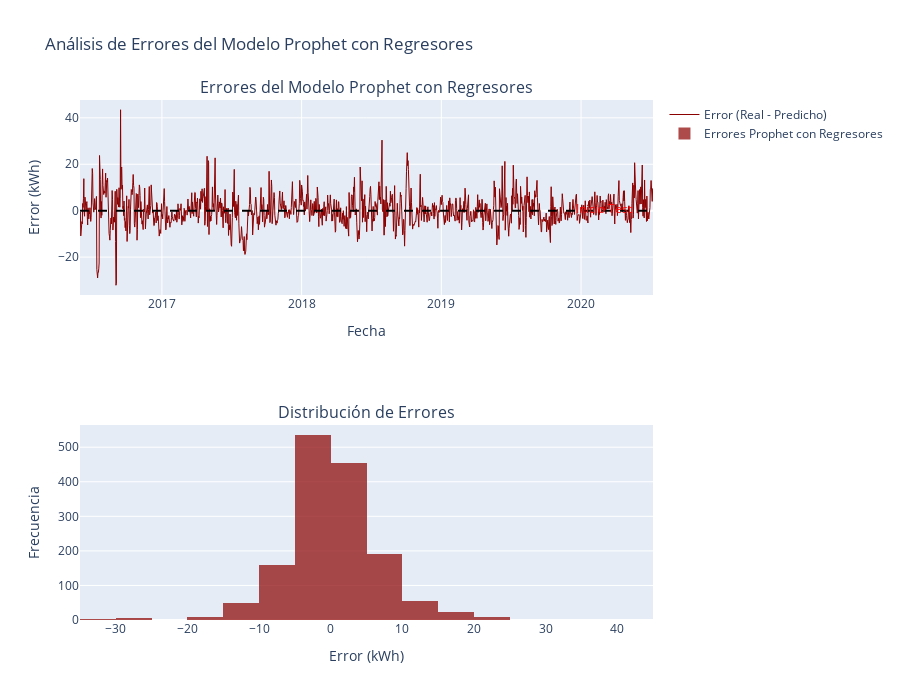

The cell this chart's notebook holds for it:
### Markdown cell above
**Respuesta:**

### Code cell
# 0. Cargar y seleccionar variables exógenas del archivo datos_frink.csv
print(" 0. Carga y selección de variables exógenas ")

# Cargar datos climáticos del Profesor Frink
df_frink = pd.read_csv('datos_frink.csv')

print(f"Datos climáticos cargados:")
print(f"Forma: {df_frink.shape}")
print(f"Columnas: {list(df_frink.columns)}")

# Convertir columna date a datetime
df_frink['date'] = pd.to_datetime(df_frink['date'])

print(f"\nRango temporal datos Frink: {df_frink['date'].min()} a {df_frink['date'].max()}")
print(f"Primeras 3 filas:")
print(df_frink.head(3))

# Seleccionar variables exógenas relevantes para consumo energético
# Seleccionaremos variables promedio que típicamente influyen en el consumo energético:
# - Temperatura (influye en calefacción/refrigeración)
# - Humedad (puede afectar sensación térmica)
# - Presión atmosférica (puede correlacionar con condiciones climáticas)
exogenous_vars = ['Temp_avg', 'Hum_avg', 'Press_avg']

print(f"\nVariables exógenas seleccionadas: {exogenous_vars}")


# Preparar dataset con variables exógenas
df_frink_selected = df_frink[['date'] + exogenous_vars].copy()

print(f"\nEstadísticas de variables exógenas:")
print(df_frink_selected[exogenous_vars].describe())

# Verificar si hay valores nulos
print(f"\nValores nulos por variable:")
print(df_frink_selected.isnull().sum())

# Añadir variables exógenas a conjuntos de entrenamiento y prueba mediante merge
print("\n Merge con conjuntos de entrenamiento y prueba ")

# Crear copias de los datos Prophet con las variables exógenas
train_prophet_reg = train_prophet.merge(df_frink_selected, left_on='ds', right_on='date', how='left')
test_prophet_reg = test_prophet.merge(df_frink_selected, left_on='ds', right_on='date', how='left')

# Eliminar columna date duplicada
train_prophet_reg = train_prophet_reg.drop('date', axis=1)
test_prophet_reg = test_prophet_reg.drop('date', axis=1)

print(f"Train con regresores - Forma: {train_prophet_reg.shape}")
print(f"Test con regresores - Forma: {test_prophet_reg.shape}")
print(f"Columnas: {list(train_prophet_reg.columns)}")

# Verificar merge exitoso
print(f"\nValores nulos después del merge:")
print(f"Train: {train_prophet_reg.isnull().sum()}")
print(f"Test: {test_prophet_reg.isnull().sum()}")

print(f"\nPrimeras 3 filas del conjunto de entrenamiento con regresores:")
print(train_prophet_reg.head(3))

# 1. Crear modelo Prophet con regresores
print("\n 1. Creación y entrenamiento del modelo Prophet con regresores ")

# Crear modelo Prophet
model_prophet_reg = Prophet()

# Añadir regresores al modelo
for var in exogenous_vars:
    model_prophet_reg.add_regressor(var)
    print(f"Regresor añadido: {var}")

print(f"\nModelo Prophet con {len(exogenous_vars)} regresores creado")

# Entrenar el modelo con datos de entrenamiento incluyendo regresores
print("Entrenando modelo Prophet con regresores...")
model_prophet_reg.fit(train_prophet_reg)
print("Modelo Prophet con regresores entrenado exitosamente")

# Preparar dataframe futuro para predicciones con regresores
periods_to_forecast_reg = len(test_prophet_reg)
future_reg = model_prophet_reg.make_future_dataframe(periods=periods_to_forecast_reg)

# Añadir regresores al dataframe futuro
# Combinar regresores de train y test
regresores_completos = pd.concat([
    train_prophet_reg[exogenous_vars], 
    test_prophet_reg[exogenous_vars]
], ignore_index=True)

# Añadir regresores al future dataframe
for var in exogenous_vars:
    future_reg[var] = regresores_completos[var].values

print(f"\nDataFrame futuro con regresores:")
print(f"Forma: {future_reg.shape}")
print(f"Columnas: {list(future_reg.columns)}")

# Realizar predicciones
print("Realizando predicciones con regresores...")
forecast_reg = model_prophet_reg.predict(future_reg)
print("Predicciones con regresores completadas")

# 2. Gráficos de predicciones y componentes
print("\n 2. Visualización de predicciones y componentes ")

# Gráfico de predicciones usando Prophet
fig1_reg = model_prophet_reg.plot(forecast_reg)
fig1_reg.suptitle('Predicciones Prophet con Regresores - Consumo de Energía de Homero', 
                  fontsize=14, fontweight='bold')
plt.xlabel('Fecha')
plt.ylabel('Consumo de Energía (kWh)')
plt.tight_layout()
plt.show()

# Gráfico de componentes usando Prophet
fig2_reg = model_prophet_reg.plot_components(forecast_reg)
fig2_reg.suptitle('Componentes del Modelo Prophet con Regresores', fontsize=14, fontweight='bold')
plt.tight_layout()
plt.show()

# 3. Calcular MAE
print("\n 3. Cálculo del Mean Absolute Error (MAE) ")

# Separar predicciones para train y test
forecast_reg_train = forecast_reg.iloc[:len(train_prophet_reg)]
forecast_reg_test = forecast_reg.iloc[len(train_prophet_reg):]

# Calcular MAE para entrenamiento y prueba
mae_prophet_reg_train = mean_absolute_error(train_prophet_reg['y'], forecast_reg_train['yhat'])
mae_prophet_reg_test = mean_absolute_error(test_prophet_reg['y'], forecast_reg_test['yhat'])

print(f"MAE Entrenamiento (Prophet con regresores): {mae_prophet_reg_train:.4f} kWh")
print(f"MAE Prueba (Prophet con regresores): {mae_prophet_reg_test:.4f} kWh")

# Comparación con modelo Prophet sin regresores
print(f"\nComparación con modelo Prophet sin regresores:")
print(f"Modelo                    | MAE Train | MAE Test  | Mejora")
print(f"Prophet sin regresores    | {mae_prophet_train:.4f}   | {mae_prophet_test:.4f}   | Baseline")
print(f"Prophet con regresores    | {mae_prophet_reg_train:.4f}   | {mae_prophet_reg_test:.4f}   | {((mae_prophet_test - mae_prophet_reg_test) / mae_prophet_test * 100):5.2f}%")

# Mejora vs otros modelos
if 'mae_trend_train' in locals():
    mejora_reg_vs_tendencia = ((mae_trend_test - mae_prophet_reg_test) / mae_trend_test * 100)
    mejora_reg_vs_estacional = ((mae_seasonal_test - mae_prophet_reg_test) / mae_seasonal_test * 100)
    
    print(f"\nComparación con modelos anteriores:")
    print(f"Mejora vs Tendencia: {mejora_reg_vs_tendencia:.2f}%")
    print(f"Mejora vs Estacional: {mejora_reg_vs_estacional:.2f}%")

# Análisis de coeficientes de regresores
print(f"\nAnálisis de regresores:")
for var in exogenous_vars:
    # Los coeficientes se pueden encontrar en el objeto modelo
    print(f"Regresor {var} añadido al modelo")

# 4. Análisis de errores con regresores
print("\n 4. Análisis de errores del modelo Prophet con regresores ")

# Calcular errores
y_real_full_reg = pd.concat([train_prophet_reg['y'], test_prophet_reg['y']], ignore_index=True)
error_prophet_reg_full = y_real_full_reg - forecast_reg['yhat']
error_prophet_reg_train = train_prophet_reg['y'].values - forecast_reg_train['yhat'].values
error_prophet_reg_test = test_prophet_reg['y'].values - forecast_reg_test['yhat'].values

print(f"Estadísticas de errores del modelo Prophet con regresores:")
print(f"Error medio entrenamiento: {np.mean(error_prophet_reg_train):.4f} kWh")
print(f"Error medio prueba: {np.mean(error_prophet_reg_test):.4f} kWh")
print(f"Desviación estándar error entrenamiento: {np.std(error_prophet_reg_train):.4f} kWh")
print(f"Desviación estándar error prueba: {np.std(error_prophet_reg_test):.4f} kWh")

# Comparación de variabilidad de errores
print(f"\nComparación de variabilidad de errores:")
print(f"Reducción en std de error vs Prophet sin regresores:")
print(f"  Entrenamiento: {((np.std(error_prophet_train) - np.std(error_prophet_reg_train)) / np.std(error_prophet_train) * 100):.2f}%")
print(f"  Prueba: {((np.std(error_prophet_test) - np.std(error_prophet_reg_test)) / np.std(error_prophet_test) * 100):.2f}%")

# Gráfico de errores usando plotly
dates_complete_reg = pd.concat([train_prophet_reg['ds'], test_prophet_reg['ds']], ignore_index=True)

fig_error_reg = make_subplots(rows=2, cols=1, 
                             subplot_titles=['Errores del Modelo Prophet con Regresores', 
                                           'Distribución de Errores'])

# Gráfico de errores en el tiempo
fig_error_reg.add_trace(
    go.Scatter(x=dates_complete_reg, 
               y=error_prophet_reg_full,
               mode='lines',
               name='Error (Real - Predicho)',
               line=dict(color='darkred', width=1)),
    row=1, col=1
)

# Línea de error cero
fig_error_reg.add_hline(y=0, line_dash="dash", line_color="black", row=1, col=1)

# Línea divisoria entre train y test
test_start_date = '2020-03-01'
fig_error_reg.add_shape(
    type="line",
    x0=test_start_date, y0=0,
    x1=test_start_date, y1=1,
    yref="paper",
    line=dict(color="red", width=2, dash="dash"),
    row=1, col=1
)

fig_error_reg.add_annotation(
    x=test_start_date,
    y=0.9,
    yref="paper",
    text="Inicio Test",
    showarrow=False,
    font=dict(color="red"),
    row=1, col=1
)

# Histograma de errores
fig_error_reg.add_trace(
    go.Histogram(x=error_prophet_reg_full, 
                 name='Errores Prophet con Regresores',
                 nbinsx=30,
                 marker_color='darkred',
                 opacity=0.7),
    row=2, col=1
)

fig_error_reg.update_layout(
    title='Análisis de Errores del Modelo Prophet con Regresores',
    height=700,
    showlegend=True
)

fig_error_reg.update_xaxes(title_text="Fecha", row=1, col=1)
fig_error_reg.update_yaxes(title_text="Error (kWh)", row=1, col=1)
fig_error_reg.update_xaxes(title_text="Error (kWh)", row=2, col=1)
fig_error_reg.update_yaxes(title_text="Frecuencia", row=2, col=1)

fig_error_reg.show()

### Figure 1 — Plotly figure (JSON) as saved in the notebook; plotly's stock layout.template omitted (floating-point values rounded to 4 significant figures; data arrays with more than 128 entries replaced by an {"elided": "..."} marker saying what was removed)
{"data": [{"line": {"color": "darkred", "width": 1}, "mode": "lines", "name": "Error (Real - Predicho)", "type": "scatter", "x": {"elided": "1498 str values"}, "xaxis": "x", "y": {"elided": "1498 float values"}, "yaxis": "y"}, {"marker": {"color": "darkred"}, "name": "Errores Prophet con Regresores", "nbinsx": 30, "opacity": 0.7, "type": "histogram", "x": {"elided": "1498 float values"}, "xaxis": "x2", "yaxis": "y2"}], "layout": {"annotations": [{"font": {"size": 16}, "showarrow": false, "text": "Errores del Modelo Prophet con Regresores", "x": 0.5, "xanchor": "center", "xref": "paper", "y": 1, "yanchor": "bottom", "yref": "paper"}, {"font": {"size": 16}, "showarrow": false, "text": "Distribución de Errores", "x": 0.5, "xanchor": "center", "xref": "paper", "y": 0.375, "yanchor": "bottom", "yref": "paper"}, {"font": {"color": "red"}, "showarrow": false, "text": "Inicio Test", "x": "2020-03-01", "xref": "x", "y": 0.9, "yref": "y"}], "height": 700, "shapes": [{"line": {"color": "black", "dash": "dash"}, "type": "line", "x0": 0, "x1": 1, "xref": "x domain", "y0": 0, "y1": 0, "yref": "y"}, {"line": {"color": "red", "dash": "dash", "width": 2}, "type": "line", "x0": "2020-03-01", "x1": "2020-03-01", "xref": "x", "y0": 0, "y1": 1, "yref": "y"}], "showlegend": true, "title": {"text": "Análisis de Errores del Modelo Prophet con Regresores"}, "xaxis": {"anchor": "y", "domain": [0, 1], "title": {"text": "Fecha"}}, "xaxis2": {"anchor": "y2", "domain": [0, 1], "title": {"text": "Error (kWh)"}}, "yaxis": {"anchor": "x", "domain": [0.625, 1], "title": {"text": "Error (kWh)"}}, "yaxis2": {"anchor": "x2", "domain": [0, 0.375], "title": {"text": "Frecuencia"}}}}
